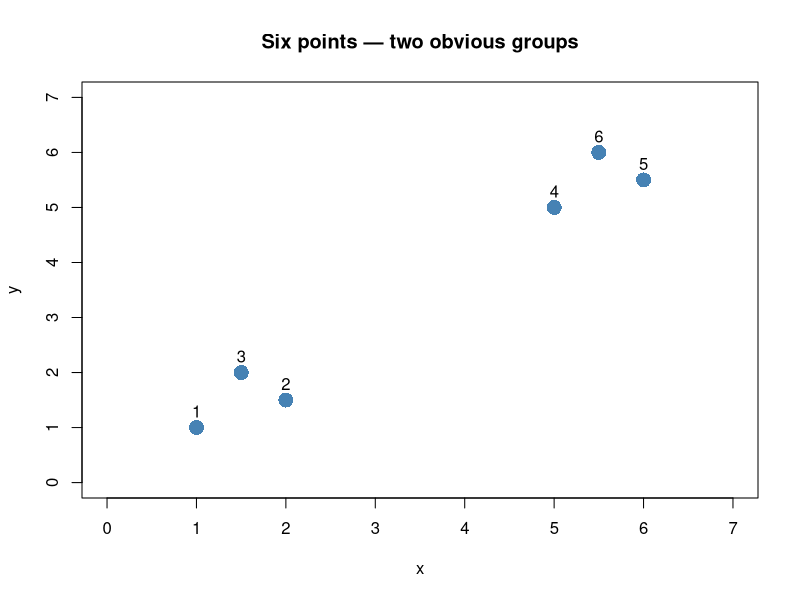
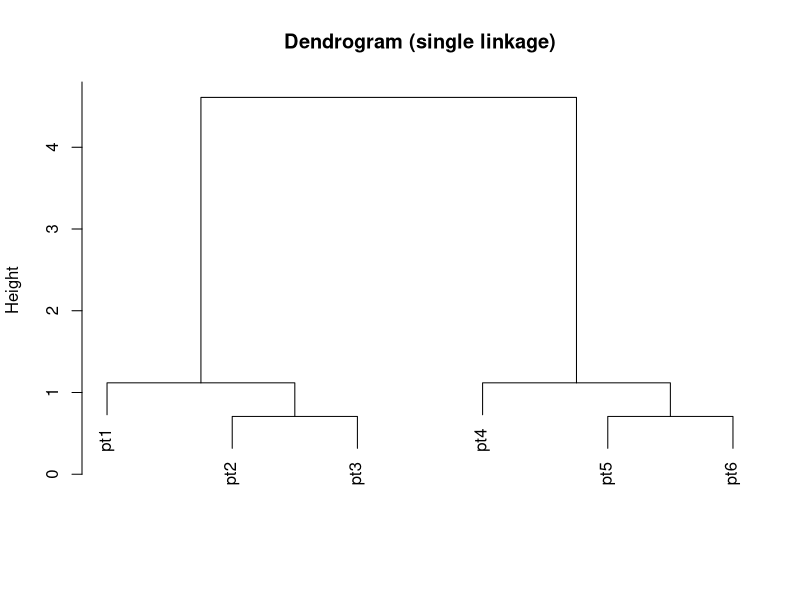
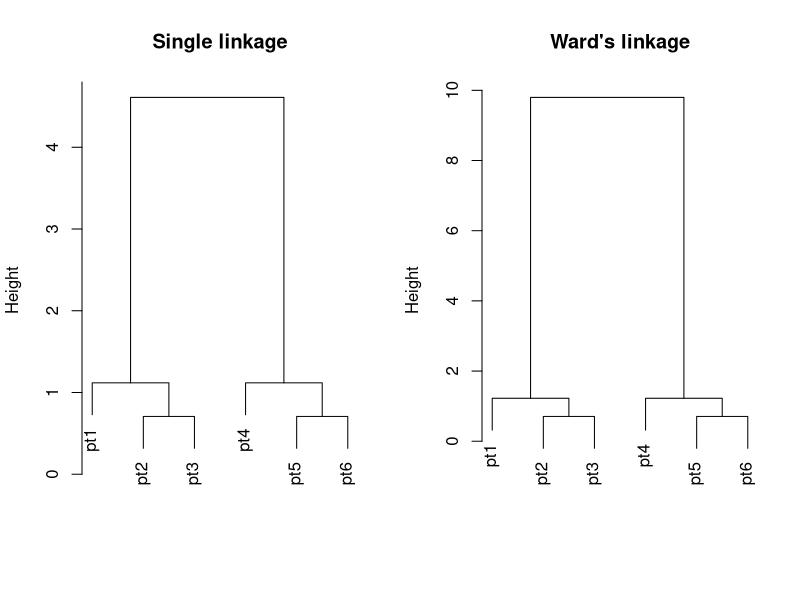
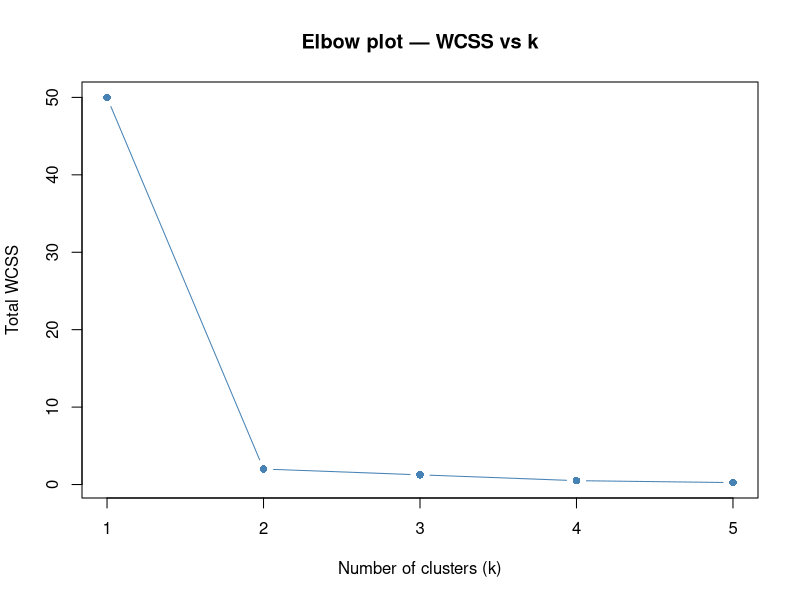
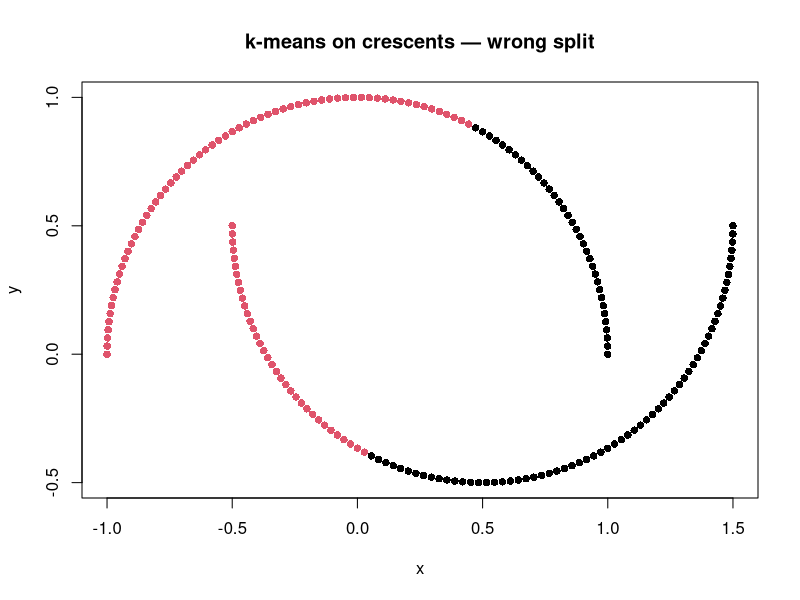

Write the R code that produced these figures, in order.
## ---- chunk 1
#| include: false
needed <- c()
to_install <- setdiff(needed, rownames(installed.packages()))
if (length(to_install) > 0) install.packages(to_install)
invisible(lapply(needed, library, character.only = TRUE))
set.seed(42)
## ---- chunk 2
#| fig-alt: "Six points plotted on a 2D grid, with three points clustered in the lower-left near (1.5,1.5) and three in the upper-right near (5.5,5.5), labeled 1 through 6."
# Six 2D points — three near (1,1) and three near (5.5, 5.5)
x <- c(1, 2, 1.5, 5, 6, 5.5)
y <- c(1, 1.5, 2, 5, 5.5, 6)
dat <- data.frame(x = x, y = y)
dat

# Quick look: you can see the two clusters by eye
plot(dat$x, dat$y, pch = 16, cex = 2, col = "steelblue",
     xlab = "x", ylab = "y", main = "Six points — two obvious groups",
     xlim = c(0, 7), ylim = c(0, 7))
text(dat$x, dat$y, labels = 1:6, pos = 3)
## ---- chunk 3
# The 6 points as a matrix (one row per point)
x <- c(1, 2, 1.5, 5, 6, 5.5)
y <- c(1, 1.5, 2, 5, 5.5, 6)
dat <- data.frame(x = x, y = y)

# Starting centroids: (1,1) and (6,6)
centroids <- matrix(c(1, 1, 6, 6), nrow = 2, byrow = TRUE)
colnames(centroids) <- c("x", "y")

# --- Iteration 1 ---
# Distance from each point to each centroid (6 x 2 matrix)
dist_to_c1 <- sqrt((dat$x - centroids[1, 1])^2 + (dat$y - centroids[1, 2])^2)
dist_to_c2 <- sqrt((dat$x - centroids[2, 1])^2 + (dat$y - centroids[2, 2])^2)

# Assign each point to the nearest centroid
cluster <- ifelse(dist_to_c1 <= dist_to_c2, 1, 2)
cluster  # 1 1 1 2 2 2

# Update centroids: mean of assigned points
centroids[1, ] <- colMeans(dat[cluster == 1, ])  # (1.5, 1.5)
centroids[2, ] <- colMeans(dat[cluster == 2, ])  # (5.5, 5.5)
centroids

# --- Iteration 2 ---
dist_to_c1 <- sqrt((dat$x - centroids[1, 1])^2 + (dat$y - centroids[1, 2])^2)
dist_to_c2 <- sqrt((dat$x - centroids[2, 1])^2 + (dat$y - centroids[2, 2])^2)
cluster_new <- ifelse(dist_to_c1 <= dist_to_c2, 1, 2)
cluster_new  # 1 1 1 2 2 2 — same as before, converged!

all(cluster == cluster_new)  # TRUE: nothing changed, algorithm stops
## ---- chunk 4
# kmeans() on the same data, k = 2, one random start
set.seed(42)
km <- kmeans(dat, centers = 2, nstart = 1)
km$cluster   # cluster assignments (1 or 2 — the label numbers may be swapped)
km$centers   # the final centroids
## ---- chunk 5
x <- c(1, 2, 1.5, 5, 6, 5.5)
y <- c(1, 1.5, 2, 5, 5.5, 6)
dat <- data.frame(x = x, y = y)
set.seed(42)
km <- kmeans(dat, centers = 2, nstart = 1)
km$tot.withinss  # 2.0 — matches our hand computation
## ---- chunk 6
# The same 6 points
x <- c(1, 2, 1.5, 5, 6, 5.5)
y <- c(1, 1.5, 2, 5, 5.5, 6)
dat <- data.frame(x = x, y = y)

# The full distance matrix (we only need the upper/lower triangle)
d <- dist(dat)
round(as.matrix(d), 2)
## ---- chunk 7
#| fig-alt: "Dendrogram from single-linkage hierarchical clustering of 6 points, showing within-group merges at low heights and the final between-group merge at a much greater height."
x <- c(1, 2, 1.5, 5, 6, 5.5)
y <- c(1, 1.5, 2, 5, 5.5, 6)
dat <- data.frame(x = x, y = y)

# hclust() needs a dist object, and we specify single linkage
d <- dist(dat)
hc <- hclust(d, method = "single")

# The dendrogram: the tree of merges
plot(hc, main = "Dendrogram (single linkage)", xlab = "", sub = "",
     labels = paste0("pt", 1:6))
## ---- chunk 8
x <- c(1, 2, 1.5, 5, 6, 5.5)
y <- c(1, 1.5, 2, 5, 5.5, 6)
dat <- data.frame(x = x, y = y)
d <- dist(dat)
hc <- hclust(d, method = "single")

# Cut to get exactly 2 clusters
clusters_2 <- cutree(hc, k = 2)
clusters_2  # 1 1 1 2 2 2 — same two groups as k-means found

# Cut to get 3 clusters
clusters_3 <- cutree(hc, k = 3)
clusters_3  # one of the tight groups splits further
## ---- chunk 9
#| fig-alt: "Two dendrograms side by side: single linkage (left) and Ward's linkage (right) for the same 6 points, both showing the same two-cluster structure."
x <- c(1, 2, 1.5, 5, 6, 5.5)
y <- c(1, 1.5, 2, 5, 5.5, 6)
dat <- data.frame(x = x, y = y)
d <- dist(dat)

# Compare dendrograms: set up a 1-row, 2-column layout
par(mfrow = c(1, 2))
plot(hclust(d, method = "single"), main = "Single linkage",
     xlab = "", sub = "", labels = paste0("pt", 1:6))
plot(hclust(d, method = "ward.D2"), main = "Ward's linkage",
     xlab = "", sub = "", labels = paste0("pt", 1:6))
par(mfrow = c(1, 1))
## ---- chunk 10
#| fig-alt: "Elbow plot showing WCSS versus number of clusters k from 1 to 5, with a sharp drop from k=1 to k=2 and nearly flat after k=2, indicating the elbow at k=2."
x <- c(1, 2, 1.5, 5, 6, 5.5)
y <- c(1, 1.5, 2, 5, 5.5, 6)
dat <- data.frame(x = x, y = y)

# Run kmeans for k = 1 to 5, collect WCSS (k = 6 = n would be trivial: every
# point its own cluster, WCSS = 0 — and R's kmeans doesn't allow k = n)
wcss <- numeric(5)
for (k in 1:5) {
  set.seed(42)
  wcss[k] <- kmeans(dat, centers = k, nstart = 25)$tot.withinss
}
wcss

# The elbow plot
plot(1:5, wcss, type = "b", pch = 16, col = "steelblue",
     xlab = "Number of clusters (k)", ylab = "Total WCSS",
     main = "Elbow plot — WCSS vs k")
## ---- chunk 11
# 9 points in 1D: three tight groups at 0, 5, and 10
pts <- data.frame(val = c(0, 0.1, -0.1, 5, 5.1, 4.9, 10, 10.1, 9.9))
set.seed(1)
bad <- kmeans(pts, centers = 3, nstart = 1)
set.seed(42)
good <- kmeans(pts, centers = 3, nstart = 25)
cat("nstart=1 WCSS:", bad$tot.withinss, "\n")
cat("nstart=25 WCSS:", good$tot.withinss, "\n")
# nstart=25 is more likely to find the best (lowest WCSS) solution
## ---- chunk 12
#| fig-alt: "Two crescent-shaped clusters that k-means splits incorrectly because it assumes round clusters."
# Two crescents (half-moons) — k-means can't handle these
set.seed(42)
n <- 100
theta1 <- seq(0, pi, length.out = n)
theta2 <- seq(0, pi, length.out = n)
moon1 <- data.frame(x = cos(theta1), y = sin(theta1))
moon2 <- data.frame(x = cos(theta2) + 0.5, y = -sin(theta2) + 0.5)
moons <- rbind(moon1, moon2)
true_label <- rep(c(1, 2), each = n)

km_moons <- kmeans(moons, centers = 2, nstart = 25)

plot(moons$x, moons$y, col = km_moons$cluster, pch = 16,
     xlab = "x", ylab = "y",
     main = "k-means on crescents — wrong split")
## ---- chunk 13
x <- c(1, 2, 1.5, 5, 6, 5.5)
y <- c(1, 1.5, 2, 5, 5.5, 6)
dat <- data.frame(x = x, y = y)
hc <- hclust(dist(dat), method = "single")

hc$order                       # leaf order left-to-right in the plot: 1 2 3 4 5 6
hc$height[length(hc$height)]   # height of the very last (highest) merge
## ---- chunk 14
x <- c(1, 2, 1.5, 5, 6, 5.5)
y <- c(1, 1.5, 2, 5, 5.5, 6)
dat <- data.frame(x = x, y = y, id = 1:6)

# All 6 points, k = 3
full <- cutree(hclust(dist(dat[, c("x", "y")]), method = "single"), k = 3)
names(full) <- dat$id
full   # point 4 ends up alone in its own group

# Drop point 4 (about 1/6, close to a 20% perturbation) and re-cluster
sub <- dat[dat$id != 4, ]
no4 <- cutree(hclust(dist(sub[, c("x", "y")]), method = "single"), k = 3)
names(no4) <- sub$id
no4    # point 1 is alone now instead
